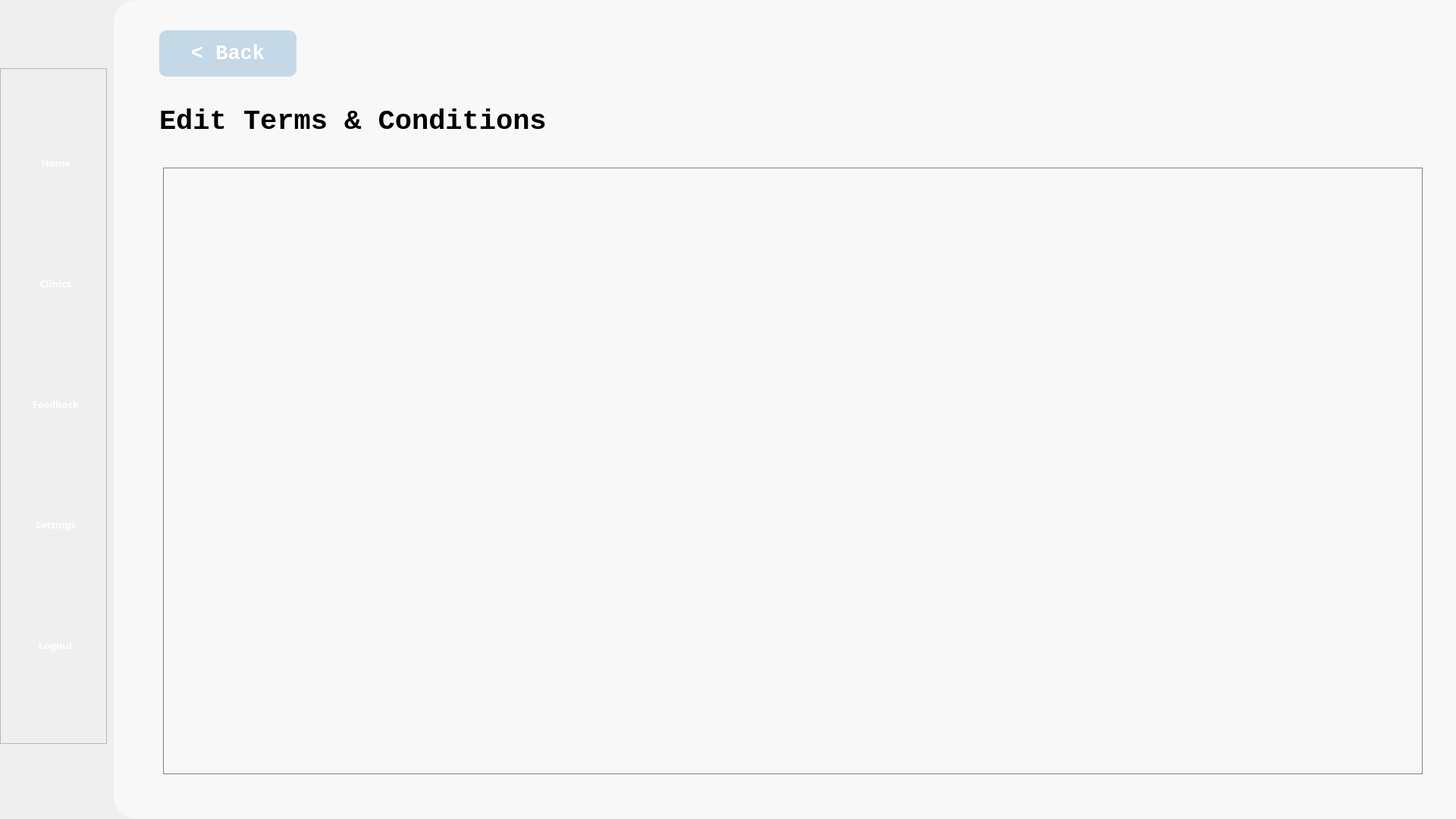
<?xml version="1.0" encoding="UTF-8"?>
<ui version="4.0">
 <class>Form</class>
 <widget class="QWidget" name="Form">
  <property name="geometry">
   <rect>
    <x>0</x>
    <y>0</y>
    <width>1920</width>
    <height>1080</height>
   </rect>
  </property>
  <property name="windowTitle">
   <string>Form</string>
  </property>
  <property name="styleSheet">
   <string notr="true">background-color: &quot;#B6D0E2&quot; </string>
  </property>
  <widget class="QWidget" name="whitebg" native="true">
   <property name="geometry">
    <rect>
     <x>150</x>
     <y>0</y>
     <width>1771</width>
     <height>1080</height>
    </rect>
   </property>
   <property name="styleSheet">
    <string notr="true">background-color: #F8F8F8;
border-bottom-left-radius: 30px;
border-top-left-radius: 30px;</string>
   </property>
   <widget class="QLabel" name="tnc_label">
    <property name="geometry">
     <rect>
      <x>60</x>
      <y>120</y>
      <width>901</width>
      <height>81</height>
     </rect>
    </property>
    <property name="font">
     <font>
      <family>Consolas</family>
      <pointsize>28</pointsize>
      <weight>75</weight>
      <bold>true</bold>
     </font>
    </property>
    <property name="text">
     <string>Edit Terms &amp; Conditions</string>
    </property>
   </widget>
   <widget class="QPushButton" name="back_button">
    <property name="enabled">
     <bool>true</bool>
    </property>
    <property name="geometry">
     <rect>
      <x>60</x>
      <y>40</y>
      <width>181</width>
      <height>61</height>
     </rect>
    </property>
    <property name="font">
     <font>
      <family>Consolas</family>
      <pointsize>20</pointsize>
      <weight>75</weight>
      <bold>true</bold>
     </font>
    </property>
    <property name="autoFillBackground">
     <bool>false</bool>
    </property>
    <property name="styleSheet">
     <string notr="true">background-color: rgba(182, 208, 226,0.8);
color: rgb(255, 255, 255);
border-radius: 10px;</string>
    </property>
    <property name="text">
     <string>&lt; Back</string>
    </property>
    <property name="iconSize">
     <size>
      <width>70</width>
      <height>70</height>
     </size>
    </property>
   </widget>
   <widget class="QTextEdit" name="textEdit">
    <property name="geometry">
     <rect>
      <x>65</x>
      <y>221</y>
      <width>1661</width>
      <height>800</height>
     </rect>
    </property>
    <property name="maximumSize">
     <size>
      <width>16777215</width>
      <height>800</height>
     </size>
    </property>
    <property name="styleSheet">
     <string notr="true">border-radius: 0px; border: 1px solid #808080</string>
    </property>
   </widget>
  </widget>
  <widget class="QFrame" name="frame">
   <property name="geometry">
    <rect>
     <x>0</x>
     <y>90</y>
     <width>141</width>
     <height>891</height>
    </rect>
   </property>
   <property name="frameShape">
    <enum>QFrame::StyledPanel</enum>
   </property>
   <property name="frameShadow">
    <enum>QFrame::Raised</enum>
   </property>
   <widget class="QWidget" name="layoutWidget_2">
    <property name="geometry">
     <rect>
      <x>31</x>
      <y>20</y>
      <width>87</width>
      <height>851</height>
     </rect>
    </property>
    <layout class="QVBoxLayout" name="verticalLayout">
     <item>
      <widget class="QToolButton" name="home_navigation">
       <property name="enabled">
        <bool>true</bool>
       </property>
       <property name="sizePolicy">
        <sizepolicy hsizetype="Fixed" vsizetype="Fixed">
         <horstretch>0</horstretch>
         <verstretch>0</verstretch>
        </sizepolicy>
       </property>
       <property name="minimumSize">
        <size>
         <width>85</width>
         <height>96</height>
        </size>
       </property>
       <property name="maximumSize">
        <size>
         <width>85</width>
         <height>96</height>
        </size>
       </property>
       <property name="font">
        <font>
         <family>Source Sans Pro Semibold</family>
         <pointsize>10</pointsize>
         <weight>75</weight>
         <bold>true</bold>
        </font>
       </property>
       <property name="styleSheet">
        <string notr="true">border: none; 
color: white;</string>
       </property>
       <property name="text">
        <string>   Home   </string>
       </property>
       <property name="icon">
        <iconset>
         <normaloff>../Images/nav_images/home_page_icon.png</normaloff>../Images/nav_images/home_page_icon.png</iconset>
       </property>
       <property name="iconSize">
        <size>
         <width>70</width>
         <height>70</height>
        </size>
       </property>
       <property name="toolButtonStyle">
        <enum>Qt::ToolButtonTextUnderIcon</enum>
       </property>
      </widget>
     </item>
     <item>
      <widget class="QToolButton" name="clinic_navigation">
       <property name="enabled">
        <bool>true</bool>
       </property>
       <property name="sizePolicy">
        <sizepolicy hsizetype="Fixed" vsizetype="Fixed">
         <horstretch>0</horstretch>
         <verstretch>0</verstretch>
        </sizepolicy>
       </property>
       <property name="minimumSize">
        <size>
         <width>85</width>
         <height>96</height>
        </size>
       </property>
       <property name="maximumSize">
        <size>
         <width>85</width>
         <height>96</height>
        </size>
       </property>
       <property name="font">
        <font>
         <family>Source Sans Pro Semibold</family>
         <pointsize>10</pointsize>
         <weight>75</weight>
         <bold>true</bold>
        </font>
       </property>
       <property name="styleSheet">
        <string notr="true">border: none; 
color: white;</string>
       </property>
       <property name="text">
        <string>Clinics</string>
       </property>
       <property name="icon">
        <iconset>
         <normaloff>../Images/nav_images/services_icon.png</normaloff>../Images/nav_images/services_icon.png</iconset>
       </property>
       <property name="iconSize">
        <size>
         <width>70</width>
         <height>70</height>
        </size>
       </property>
       <property name="toolButtonStyle">
        <enum>Qt::ToolButtonTextUnderIcon</enum>
       </property>
      </widget>
     </item>
     <item>
      <widget class="QToolButton" name="feedback_navigation">
       <property name="enabled">
        <bool>true</bool>
       </property>
       <property name="sizePolicy">
        <sizepolicy hsizetype="Fixed" vsizetype="Fixed">
         <horstretch>0</horstretch>
         <verstretch>0</verstretch>
        </sizepolicy>
       </property>
       <property name="minimumSize">
        <size>
         <width>85</width>
         <height>96</height>
        </size>
       </property>
       <property name="maximumSize">
        <size>
         <width>85</width>
         <height>96</height>
        </size>
       </property>
       <property name="font">
        <font>
         <family>Source Sans Pro Semibold</family>
         <pointsize>10</pointsize>
         <weight>75</weight>
         <bold>true</bold>
        </font>
       </property>
       <property name="styleSheet">
        <string notr="true">border: none; 
color: white;</string>
       </property>
       <property name="text">
        <string>Feedback</string>
       </property>
       <property name="icon">
        <iconset>
         <normaloff>../Images/nav_images/feedback_icon.png</normaloff>../Images/nav_images/feedback_icon.png</iconset>
       </property>
       <property name="iconSize">
        <size>
         <width>70</width>
         <height>70</height>
        </size>
       </property>
       <property name="toolButtonStyle">
        <enum>Qt::ToolButtonTextUnderIcon</enum>
       </property>
      </widget>
     </item>
     <item>
      <widget class="QToolButton" name="settings_navigation">
       <property name="enabled">
        <bool>true</bool>
       </property>
       <property name="sizePolicy">
        <sizepolicy hsizetype="Fixed" vsizetype="Fixed">
         <horstretch>0</horstretch>
         <verstretch>0</verstretch>
        </sizepolicy>
       </property>
       <property name="minimumSize">
        <size>
         <width>85</width>
         <height>96</height>
        </size>
       </property>
       <property name="maximumSize">
        <size>
         <width>85</width>
         <height>96</height>
        </size>
       </property>
       <property name="font">
        <font>
         <family>Source Sans Pro Semibold</family>
         <pointsize>10</pointsize>
         <weight>75</weight>
         <bold>true</bold>
        </font>
       </property>
       <property name="styleSheet">
        <string notr="true">border: none; 
color: white;</string>
       </property>
       <property name="text">
        <string>Settings</string>
       </property>
       <property name="icon">
        <iconset>
         <normaloff>../Images/nav_images/settings_page_icon.png</normaloff>../Images/nav_images/settings_page_icon.png</iconset>
       </property>
       <property name="iconSize">
        <size>
         <width>70</width>
         <height>70</height>
        </size>
       </property>
       <property name="toolButtonStyle">
        <enum>Qt::ToolButtonTextUnderIcon</enum>
       </property>
      </widget>
     </item>
     <item>
      <widget class="QToolButton" name="logout_navigation">
       <property name="enabled">
        <bool>true</bool>
       </property>
       <property name="sizePolicy">
        <sizepolicy hsizetype="Fixed" vsizetype="Fixed">
         <horstretch>0</horstretch>
         <verstretch>0</verstretch>
        </sizepolicy>
       </property>
       <property name="minimumSize">
        <size>
         <width>85</width>
         <height>96</height>
        </size>
       </property>
       <property name="maximumSize">
        <size>
         <width>85</width>
         <height>96</height>
        </size>
       </property>
       <property name="font">
        <font>
         <family>Source Sans Pro Semibold</family>
         <pointsize>10</pointsize>
         <weight>75</weight>
         <bold>true</bold>
        </font>
       </property>
       <property name="styleSheet">
        <string notr="true">border: none; 
color: white;</string>
       </property>
       <property name="text">
        <string>Logout</string>
       </property>
       <property name="icon">
        <iconset>
         <normaloff>../Images/nav_images/logout_icon.png</normaloff>../Images/nav_images/logout_icon.png</iconset>
       </property>
       <property name="iconSize">
        <size>
         <width>70</width>
         <height>70</height>
        </size>
       </property>
       <property name="toolButtonStyle">
        <enum>Qt::ToolButtonTextUnderIcon</enum>
       </property>
      </widget>
     </item>
    </layout>
   </widget>
  </widget>
 </widget>
 <resources/>
 <connections/>
</ui>
